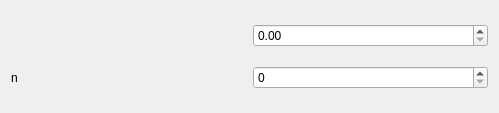
<?xml version="1.0" encoding="UTF-8"?>
<ui version="4.0">
 <class>Form</class>
 <widget class="QWidget" name="Form">
  <property name="geometry">
   <rect>
    <x>0</x>
    <y>0</y>
    <width>499</width>
    <height>113</height>
   </rect>
  </property>
  <property name="windowTitle">
   <string>Form</string>
  </property>
  <layout class="QGridLayout" name="gridLayout">
   <item row="0" column="1">
    <widget class="QDoubleSpinBox" name="delta_value">
     <property name="sizePolicy">
      <sizepolicy hsizetype="Expanding" vsizetype="Fixed">
       <horstretch>0</horstretch>
       <verstretch>0</verstretch>
      </sizepolicy>
     </property>
     <property name="maximum">
      <double>1.000000000000000</double>
     </property>
     <property name="singleStep">
      <double>0.100000000000000</double>
     </property>
    </widget>
   </item>
   <item row="1" column="0">
    <widget class="QLabel" name="label_2">
     <property name="sizePolicy">
      <sizepolicy hsizetype="Expanding" vsizetype="Preferred">
       <horstretch>0</horstretch>
       <verstretch>0</verstretch>
      </sizepolicy>
     </property>
     <property name="text">
      <string>n</string>
     </property>
    </widget>
   </item>
   <item row="1" column="1">
    <widget class="QSpinBox" name="n_value">
     <property name="sizePolicy">
      <sizepolicy hsizetype="Expanding" vsizetype="Fixed">
       <horstretch>0</horstretch>
       <verstretch>0</verstretch>
      </sizepolicy>
     </property>
    </widget>
   </item>
   <item row="0" column="0">
    <widget class="QLabel" name="delta_label">
     <property name="sizePolicy">
      <sizepolicy hsizetype="Fixed" vsizetype="Preferred">
       <horstretch>0</horstretch>
       <verstretch>0</verstretch>
      </sizepolicy>
     </property>
     <property name="text">
      <string/>
     </property>
     <property name="pixmap">
      <pixmap resource="../resources/resources.qrc">:/root/img/delta.svg</pixmap>
     </property>
    </widget>
   </item>
  </layout>
 </widget>
 <resources>
  <include location="../resources/resources.qrc"/>
 </resources>
 <connections/>
</ui>
